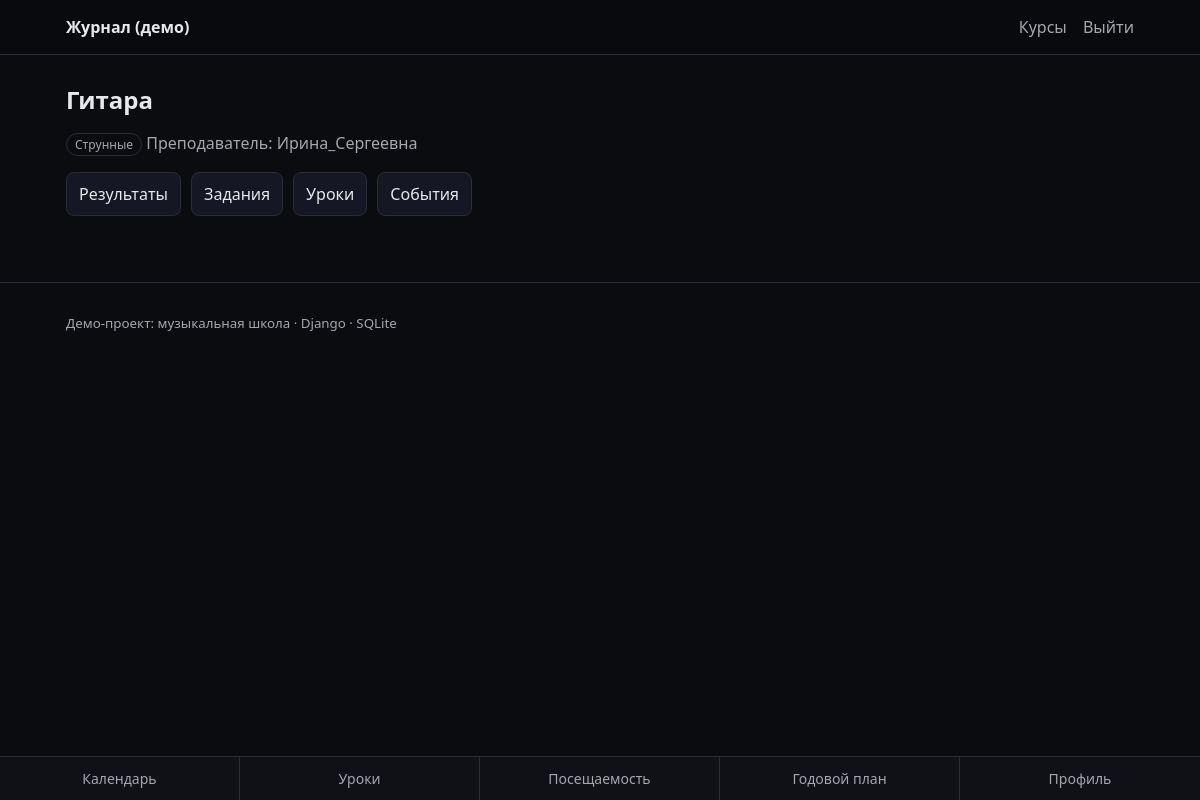
Screenshot of /courses/8/ (signed in) with the database file from the repository.
### apps/school/models.py (models this page shows, shortened)
class Course(models.Model):
    name = models.CharField(max_length=200)
    course_type = models.ForeignKey(CourseType, on_delete=models.PROTECT, related_name="courses")
    teacher = models.ForeignKey(
        settings.AUTH_USER_MODEL,
        on_delete=models.SET_NULL,
        null=True,
        blank=True,
        related_name="teaching_courses",
    )

class CourseType(models.Model):
    name = models.CharField(max_length=120, unique=True)
    class Meta:
        ordering = ("name",)

### apps/school/views.py (the view, shortened to what this page needs)
# urls.py: path("courses/<int:course_id>/", course_detail, name="course_detail"),
@login_required
def course_detail(request, course_id: int):
    profile = request.user.profile
    course = get_object_or_404(Course, id=course_id)
    if profile.role == Profile.Role.STUDENT:
        if not Enrollment.objects.filter(course=course, student=request.user).exists():
            return HttpResponseForbidden("Вы не записаны на этот курс.")
        return render(request, "school/course_detail.html", {"course": course, "mode": "student", "student": request.user})

### templates/school/course_detail.html (shortened to what this page needs)
{% extends "base.html" %}
{% block content %}
  <h1>{{ course.name }}</h1>
  <p>
    <span class="tag">{{ course.course_type.name }}</span>
    {% if course.teacher %}
      <span class="muted">Преподаватель: {{ course.teacher.username }}</span>
    {% endif %}
  </p>
  <div style="display:flex; gap:10px; flex-wrap:wrap; margin: 10px 0;">
    {% if mode != "staff" or role != "TEACHER" %}
      <a class="btn" href="/courses/{{ course.id }}/grades/{% if mode == 'parent' %}?student={{ student.id }}{% endif %}">Результаты</a>
    {% endif %}
    <a class="btn" href="/assignments/?course={{ course.id }}{% if mode == 'parent' %}&student={{ student.id }}{% endif %}">Задания</a>
    <a class="btn" href="/lessons/?course={{ course.id }}{% if mode == 'parent' %}&student={{ student.id }}{% endif %}">Уроки</a>
    <a class="btn" href="/calendar/?course={{ course.id }}{% if mode == 'parent' %}&student={{ student.id }}{% endif %}">События</a>
  </div>
{% endblock %}

### static/css/main.css (style rules this page uses)
:root { --bg: #0b0c10; --panel: #111318; --text: #e8e8ea; --muted: #a6a6ad; --border: #2a2d36; --accent: #6aa8ff; --error: #ff6a6a; --ok: #7dff9b; }
* { box-sizing: border-box; }
body { margin: 0; font-family: system-ui, -apple-system, Segoe UI, Roboto, Arial, sans-serif; background: var(--bg); color: var(--text); }
a { color: var(--accent); text-decoration: none; }
h1 { font-size: 24px; margin: 12px 0 16px; }
.btn { display: inline-block; padding: 10px 12px; border-radius: 8px; border: 1px solid var(--border); background: #151824; color: var(--text); cursor: pointer; }
.muted { color: var(--muted); }
.tag { display: inline-block; padding: 2px 8px; border-radius: 999px; border: 1px solid var(--border); color: var(--muted); font-size: 12px; }
body { padding-bottom: 64px; }

### rows the page displays
Course: name "Гитара", course_type.name "Струнные", teacher.username "Ирина_Сергеевна"
